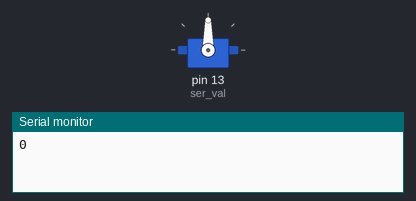
A sketch run on a simulated Arduino Uno, built with avr-gcc and run on an emulated ATmega328P. Shown: servo, the last lines printed to the serial monitor.

Above: at 0.1 s.
At 1.1 s:
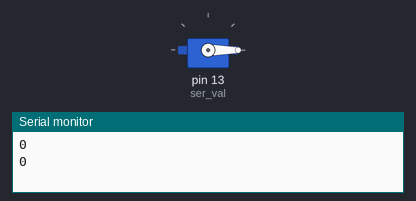
Timing chart, 0 to 2.6 s (numbered marks = the images above):
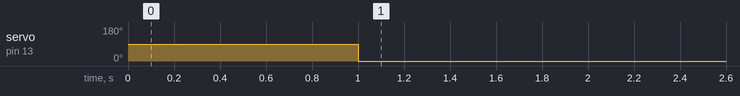

Measured:
- by itself, servo on pin 13 (ser_val): 90° → 0° at 1.0 s

The sketch:

potentiometer.cpp.ino
```cpp
#include <Servo.h>

Servo ser_val;
int pos=0;

void setup()
{
  ser_val.attach(13);
  Serial.begin(9600);
}

void loop()
{
//  pos = Serial.read();
  Serial.println(pos);
  pos= Serial.parseInt();
  Serial.println(pos);
  ser_val.write(pos);
  delay(5000);
}
```
